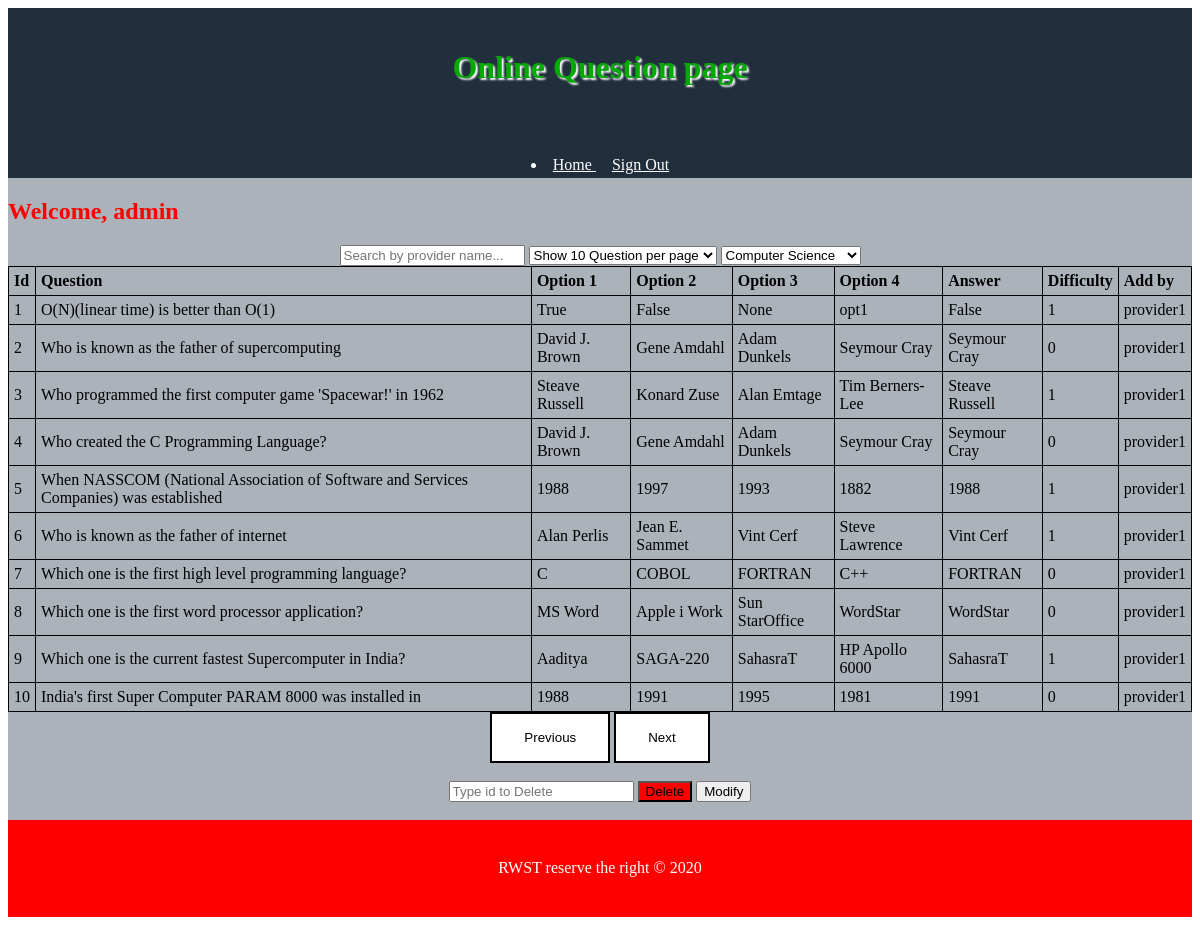
The app's page /Admin/qinfo.php (signed in) with its own data.
### tables this page shows
CREATE TABLE `cs` (
  `id` int(20) NOT NULL,
  `ques` varchar(3000) NOT NULL,
  `opt1` varchar(500) NOT NULL,
  `opt2` varchar(500) NOT NULL,
  `opt3` varchar(500) NOT NULL,
  `opt4` varchar(500) NOT NULL,
  `ans` varchar(500) NOT NULL,
  `ansid` int(20) NOT NULL,
  `dif` int(10) NOT NULL,
  `addby` varchar(20) NOT NULL
);

### Admin/qinfo.php (the view, shortened to what this page needs)
<?php
	include '../include/dbconnect.php';
  $perPage = 10;
  $sql = "select * from cs limit $perPage";
  $result = mysqli_query($conn, $sql);
?>
<!DOCTYPE html>
<html>
  <head>
	 <link rel="stylesheet" href="../css/style.css">
  </head>
    <body>
		<header>
			<div >
			<div >
			<h1 style="color:#00aa00;text-align:center; text-shadow: 2px 2px 2px white;">Online Question page</h1>
			</div>
            <li >
			<a href="Adminhome.php" style="color:white"  > Home </a>&nbsp  &nbsp
			<a href="../login.php" style="color:white">Sign Out </a></li>
			</div>
		</header>
		<div id="mainDiv">
		<h2 style="color:red;text-align:left; "> <?php echo "Welcome, " .$_SESSION['username'] ?></h1>
		<div align="center" >
		 <input type="text" name="search" id="searchBox" value="" placeholder="Search by provider name...">
			<select name="perpage" id="perpage">
			<option value="10">Show 10 Question per page</option>
			</select>
			<select name="sub" id="sub">
			<option value="cs">Computer Science</option>
			</select>
		<div align="center" id="ok" >
		 <?php
			echo "<table>
			<tr>
			<th>Id</th>
			<th>Question</th>
			<th>Option 1</th>
			<th>Option 2</th>
			<th>Option 3</th>
			<th>Option 4</th>
			<th>Answer</th>
			<th>Difficulty</th>
			<th>Add by</th>
			</tr>";
			while($row = mysqli_fetch_assoc($result)){
				echo "<tr>";
				echo "<td>" . $row['id'] . "</td>";
				echo "<td>" . $row['ques'] . "</td>";
				echo "<td>" . $row['opt1'] . "</td>";
				echo "<td>" . $row['opt2'] . "</td>";
				echo "<td>" . $row['opt3'] . "</td>";
				echo "<td>" . $row['opt4'] . "</td>";
				echo "<td>" . $row['ans'] . "</td>";
				echo "<td>" . $row['dif'] . "</td>";
				echo "<td>" . $row['addby'] . "</td>";
				echo "</tr>";
			}
			echo "</table>";
		?>
		</div>
		<button class="btnpg" type="button" name="btnPrev" id="prevBtn">Previous</button>
		<button class="btnpg" type="button" name="btnNext" id="nextBtn">Next</button>
		<br> <br>
		<input type="text" name="vd" id="vd" value="" placeholder="Type id to Delete">
		<button type="button" name="delete"  id="delete" value="delete"  style="background-color:red;" >Delete</button>
		<button type="button" name="modify"  id="modify" value="modify"  style="" >Modify</button>
		<br> <br>
		</div>
		</div>
		<footer>
			<p>RWST reserve the right &copy; 2020</p>
		</footer>
	</body>
</html>

### css/style.css (style rules this page uses)
header { background:#212F3C; color:#212F3C; padding-top:20px; min-height:150px; border-bottom:#ff0000 3px; }
li { text-align:center; color:white; margin: 70px 100px 2px; }
footer { padding:2%; color:#ffffff; background-color:#ff0000; text-align: center; bottom: 0; width: 96%; }
#mainDiv { width:100%; height:90%; min-height:500px; background-color:#ABB2B9; display: inline-block; }

### Admin/qinfo.php (style rules this page uses)
body { background-color: #ffffff }
#btn_load, .btnpg { background-color: white; color: black; border: 2px solid #000000; cursor: pointer; padding: 16px 32px; }
table { width: 100%; border-collapse: collapse; }
table, td, th { border: 1px solid black; padding: 5px; }
th { text-align: left; }

### records on screen
cs: id "1", ques "O(N)(linear time) is better than O(1)", opt1 "True", opt2 "False", opt3 "None", opt4 "opt1", ans "False", dif "1", addby "provider1"
cs: id "2", ques "Who is known as the father of supercomputing", opt1 "David J. Brown", opt2 "Gene Amdahl", opt3 "Adam Dunkels", opt4 "Seymour Cray", ans "Seymour Cray", dif "0", addby "provider1"
cs: id "3", ques "Who programmed the first computer game 'Spacewar!' in 1962", opt1 "Steave Russell", opt2 "Konard Zuse", opt3 "Alan Emtage", opt4 "Tim Berners-Lee", ans "Steave Russell", dif "1", addby "provider1"
cs: id "4", ques "Who created the C Programming Language?", opt1 "David J. Brown", opt2 "Gene Amdahl", opt3 "Adam Dunkels", opt4 "Seymour Cray", ans "Seymour Cray", dif "0", addby "provider1"
cs: id "5", ques "When NASSCOM (National Association of Software and Services Companies) was established", opt1 "1988", opt2 "1997", opt3 "1993", opt4 "1882", ans "1988", dif "1", addby "provider1"
cs: id "6", ques "Who is known as the father of internet", opt1 "Alan Perlis", opt2 "Jean E. Sammet", opt3 "Vint Cerf", opt4 "Steve Lawrence", ans "Vint Cerf", dif "1", addby "provider1"
cs: id "7", ques "Which one is the first high level programming language?", opt1 "C", opt2 "COBOL", opt3 "FORTRAN", opt4 "C++", ans "FORTRAN", dif "0", addby "provider1"
cs: id "8", ques "Which one is the first word processor application?", opt1 "MS Word", opt2 "Apple i Work", opt3 "Sun StarOffice", opt4 "WordStar", ans "WordStar", dif "0", addby "provider1"
cs: id "9", ques "Which one is the current fastest Supercomputer in India?", opt1 "Aaditya", opt2 "SAGA-220", opt3 "SahasraT", opt4 "HP Apollo 6000", ans "SahasraT", dif "1", addby "provider1"
cs: id "10", ques "India's first Super Computer PARAM 8000 was installed in", opt1 "1988", opt2 "1991", opt3 "1995", opt4 "1981", ans "1991", dif "0", addby "provider1"

### other values on screen
$_SESSION['username'] "admin"
